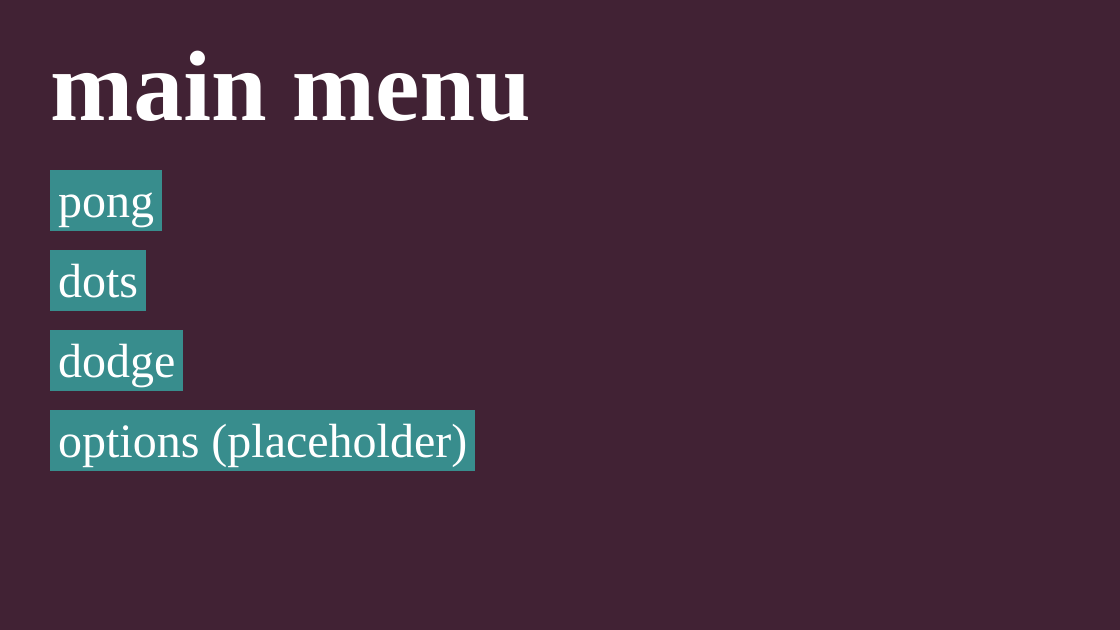
Frame 1 (no input)
Frame 60 (no input): identical to frame 1, image omitted
Frame 120 (the mouse pressed at the canvas centre since frame 60): identical to frame 1, image omitted

The p5.js sketch that drew this single still picture (run headless with seeded random() and noise() and a simulated clock; from frame 60 on, the mouse is pressed at the canvas centre):

// p5.js sketch
// ── sketch.js
let stage = "main menu setup";
let button1;
let button2;
let button3;
let button4;
let button5;

let startButton;

let paused = false;

let pauseButton;
let pauseResume;
let pauseMainMenu;
let pauseOptions; //placeholder

let pongData = [200,35*9,6,3,0];//[ballX, ballY, dx, dy,paddleY]
let pongLives = 5;
let pongScore = 0;
let pongMaxScore = 0;

let dotsX = 30;
let dotsY = 30;
let dotsR = 20;
let dotsTimer = 30;
let dotsScore = 0;
let dotsMaxScore = 0;
let dotsButton;

let dodgeData = []; //dx,dy,x,y,r
let dodgeTimer = 3;
let dodgeScore = 0;
let dodgeIntensity = 0.1;
let dodgeMaxScore = 0;

let cbg = "#412234"
let cbg2 = "#2E4052"

let cbutton = "#388D8D"
let cbb = "#00000000"

let ctext = "#FFFFFF"
let cstroke = "#FFFFFF"
let cspecial = "#FFAD0A"
let cx = "#42D9C8"


function setup() {
  let canvasWidth = 70;
  createCanvas(canvasWidth*16, canvasWidth*9);
  textFont("Bahnschrift Light");
  textStyle(BOLD)
  background(cbg);
  
  //textAlign(LEFT,BASELINE)
}

function draw() {
  textAlign(LEFT,BASELINE)
  if (stage=="main menu setup") {
    textAlign(LEFT,BASELINE)
    removeElements();
    background(cbg);
    fill(ctext)
    //fill("black")
    
    let titleTextSize = 100;
    let buttonTextSize = "48px";
    let leftMargin = 50;
    let upMargin = 120;
    let spc = 80;
    
    textSize(titleTextSize);
    text("main menu", leftMargin,upMargin);
    upMargin +=50;
    
    button1 = createButton("pong");
    button1.style("font-family", "Bahnschrift Light");
    button1.style("font-size", buttonTextSize);
    button1.style("background-color",cbutton)
    button1.style("color",ctext)
    button1.style("border-color",cbb)
    button1.position(leftMargin,upMargin);
    upMargin +=spc;
    
    button2 = createButton("dots");
    button2.style("font-family", "Bahnschrift Light");
    button2.style("font-size", buttonTextSize);
    button2.style("background-color",cbutton)
    button2.style("color",ctext)
    button2.style("border-color",cbb)
    button2.position(leftMargin,upMargin);
    upMargin +=spc;
    
    button3 = createButton("dodge");
    button3.style("font-family", "Bahnschrift Light");
    button3.style("font-size", buttonTextSize);
    button3.style("background-color",cbutton)
    button3.style("color",ctext)
    button3.style("border-color",cbb)
    button3.position(leftMargin,upMargin);
    upMargin +=spc;
    
    button4 = createButton("options (placeholder)");
    button4.style("font-family", "Bahnschrift Light");
    button4.style("font-size", buttonTextSize);
    button4.style("background-color",cbutton)
    button4.style("color",ctext)
    button4.style("border-color",cbb)
    button4.position(leftMargin,upMargin);
    upMargin +=spc;
    
//     button5 = createButton("quit");
//     button5.style("font-family", "Bahnschrift Light");
//     button5.style("font-size", buttonTextSize);
//     button5.position(leftMargin,upMargin);
//     upMargin +=spc;

    button1.mousePressed(b1);
    button2.mousePressed(b2);
    button3.mousePressed(b3);
    button4.mousePressed(b4);
    //button5.mousePressed(b5);
    
    stage = "main menu";
  }
  if (stage == "main menu") {
    //do nothing
  }
  
  if (stage == "pong setup") {
    removeElements();
    clear();
    background(cbg);
    
    //background("#00aaaa");
    //background("light blue");
    //line(width/2,0,width/2,height);
    textSize(100);
    text("pong game",width/2-255,height/2-50);
   
    pauseSetup();
    
    startSetup()
    
    pongData = [200,35*9,6,3,0];//[ballX, ballY, dx, dy,paddleY]
    pongLives = 5;
    pongScore = 0;
    pongMaxScore = 0;
    
    stage = "pong start"
    
    textSize(30)
  }
  if (stage == "pong restart") {
    removeElements();
    clear();
    background(cbg);
    
    pauseSetup();
    
    pongData = [200,35*9,6,3,0];//[ballX, ballY, dx, dy,paddleY]
    pongLives = 5;
    pongScore = 0;
    pongMaxScore = 0;
    
    stage = "pong game"
  }
  
  if (stage == "pong game") {
    let r=15;
    let length = 120;
    let barX = 100;
    clear()
    background(cbg);
    
    stroke(cstroke)
    fill(cbg2)
    rect(50,50,width-100,height-100)
    
    noStroke()
    fill(cx)
    circle(pongData[0],pongData[1],r*2);
    
    textAlign(CENTER,CENTER)
    fill("black")
    text(pongLives,pongData[0],pongData[1])
    
    let goalX = 1000;
    let goalY = height/2
    let goalR = 25;
    
    fill(cspecial)
    circle(goalX,goalY,goalR*2)
    
    const xmax = 70*16-50;
    const xmin = 50;
    const ymax = 70*9-50
    
    fill(cx)
    
    let recty = min(max(mouseY,xmin+length/2),ymax-length/2)-length/2;
    
    rect(100,recty,10,length);
    
    nfx = pongData[0]+pongData[2]*0.3; //nextframe x
    nfy = pongData[1]+pongData[3]*0.3
    
    if (barX-r < nfx && nfx < barX+r+10 && (mouseY-length/2-r)<nfy && nfy<(mouseY+length/2+r)) {
      pongData[2] = abs(pongData[2]);
      let dx = pongData[2]; let dy = pongData[3];
      let pongSpeed = sqrt(dx*dx + dy*dy);
      let angle =atan2(dy,dx);
      let adjust = (pongData[1]-mouseY)/length
      angle += adjust;
      
      pongData[2] = pongSpeed*cos(angle);
      pongData[3] = pongSpeed*sin(angle);
    }
    
    let dGoal = sqrt((nfx-goalX)**2+(nfy-goalY)**2)
    
    if (dGoal<goalR+r+5) {
      pongScore++;
      let dx = pongData[2]; let dy = pongData[3];
      let pongSpeed = sqrt(dx*dx + dy*dy);
      pongSpeed *=1.03;
      
      let angle = atan2(pongData[0]-goalX,pongData[1]-goalY);
      
      pongData[2] = pongSpeed*cos(angle);
      pongData[3] = pongSpeed*sin(angle);
      
      if (nfx<goalX) pongData[2] = -abs(pongData[2]);
      if (nfx>goalX) pongData[2] = abs(pongData[2]);
      
      if (nfy<goalY) pongData[3] = -abs(pongData[3]);
      if (nfy>goalY) pongData[3] = abs(pongData[3]);
      
    }
    
    if (pongData[0]>xmax-r) pongData[2]*=-1;
    if (pongData[0]<xmin+r) { 
      pongData[2]*=-1;
      pongLives--;
    }
    
    if (pongData[1]>ymax-r || pongData[1]<xmin+r) pongData[3]*=-1;
    
    pongData[0] += pongData[2];
    pongData[1] += pongData[3];
    
    if (pongScore>pongMaxScore) pongMaxScore=pongScore;
    
    textAlign(LEFT,BASELINE)
    fill(ctext)
    textSize(30)
    text("lives: "+pongLives,50,40);
    text("your score: "+pongScore,400,40)
    text("high score: "+pongMaxScore,750,40)
    
    if (pongLives <=0) {
        stage = "pong game over"
        
        fill("black")
        textSize(100);
    
        text("game over",width/2-245,height/2-20)
        textAlign(CENTER,CENTER)
        
        restartSetup()
    }
  }
  
  if (stage == "dots setup") {
    removeElements();
    clear();
    background(cbg);
    //line(width/2,0,width/2,height);
    textSize(100);
    text("dots game",width/2-235,height/2-50);
   
    pauseSetup();
    
    startSetup()
    
    dotsX = random(70*15)+35;
    dotsY = random(70*8)+35;
    dotsR = random(40, 100);
    dotsTimer = 30;
    dotsScore = 0;
    
    stage = "dots start"
    
    textSize(30)
  }
  if (stage == "dots restart") {
    removeElements();
    clear();
    background(cbg);
   
    pauseSetup();
    
    dotsX = random(70*15)+35;
    dotsY = random(70*8)+35;
    dotsR = random(40, 100);
    dotsTimer = 30;
    dotsScore = 0;
    
    stage = "dots game"
    
    textSize(30)
  }
  if (stage == "dots game") {
    background(cbg);
    //dotsTimer
    fill(ctext)
    textAlign(CENTER, CENTER);
    textSize(100);
    text(dotsTimer, width/2, height/2);
    
    fill(cspecial)
    noStroke()
    circle(dotsX, dotsY, dotsR);
    
    fill(ctext)
    
    if (frameCount % 60 == 0 && dotsTimer > 0) {
      dotsTimer --;
    }
    if (dotsTimer == 0) {
      removeElements();
      clear();
      background(cbg)
      text("game over",width/2,height/2-50);
      
      textSize(40)
      text("score: " + dotsScore, width/2, height/2+100);
      text("high score: " + dotsMaxScore, width/2, height/2+150)
      
      if (dotsScore==dotsMaxScore) text("new high score!", width/2, height/2+200)
      
      restartSetup()
      
      stage = "dots game over"
    }

    //dotsScore
    if (dotsTimer!=0) {
      textSize(50);
      if (dotsScore>dotsMaxScore) dotsMaxScore=dotsScore;
      text("score: " + dotsScore, width/2+200, 40);
      text("high score: " + dotsMaxScore, width/2-200, 40)
    }

    //Dots
    var distance = dist(mouseX, mouseY, dotsX,dotsY);

    if (distance <= dotsR/2 && dotsTimer != 0) {
      dotsX = random(70*15)+35;
      dotsY = random(70*8-100)+35;
      dotsR = random(40, 100);
      dotsScore += 1;
    }
  }
  
  if (stage == "dodge setup") {
    removeElements();
    clear();
    background(cbg);
    //background("#00aaaa");
    //line(width/2,0,width/2,height);
    textSize(100);
    text("dodge game",width/2-255,height/2-50);
   
    pauseSetup();
    
    startSetup()
    
    dodgeData = [];
    dodgeTimer = 3;
    dodgeIntensity = 0.1;
    dodgeScore = 0;
    
    stage = "dodge start"
    
    textSize(30)
  }
  if (stage == "dodge restart") {
    removeElements();
    clear();
    background(cbg);
   
    pauseSetup();
    
    dodgeData = [];
    dodgeTimer = 3;
    dodgeIntensity = 0.1;
    dodgeScore = 0;
    
    stage = "dodge game"
    
    textSize(30)
  }
  
  if (stage == "dodge game") {
    textAlign(LEFT,BASELINE)
    clear();
    background(cbg);
    let mr = 7.5;
    
    fill(cbg)
    stroke(ctext)
    rect(50,50,width-100,height-100)
    
    noStroke()
    fill(ctext)
    text("dodgeballs in: "+dodgeTimer,50,40);
    text("your score: "+dodgeScore,400,40)
    text("high score: "+dodgeMaxScore,750,40)
    
    const xmax = 70*16-50;
    const xmin = 50;
    const ymax = 70*9-50
    
    let mx = min(max(mouseX,xmin+mr),xmax-mr);
    let my = min(max(mouseY,xmin+mr),ymax-mr);
    fill(cx)
    circle(mx,my,mr*2);
    fill(cspecial);
    
    if (frameCount % 60 == 0 && dodgeTimer > 0) {
      dodgeTimer--;
      dodgeScore++;
      if (dodgeScore>dodgeMaxScore) dodgeMaxScore=dodgeScore;
    }
    
    if (dodgeTimer==0) {
      let zone=100;
      let v = 1+random(5,10)*2*dodgeIntensity;
      let r = random(10,20)+10*dodgeIntensity;
      
      for (let i=0;i<1+10*dodgeIntensity;i++) {
        let dir = random(0,2*PI);
    
        if ((mx+cos(dir)*zone>50+r)&&(mx+cos(dir)*zone<16*70-50-r)&&(my+sin(dir)*zone>50+r)&&(my+sin(dir)*zone<9*70-50-r)) {
          dodgeData.push([cos(dir)*v,sin(dir)*v,cos(dir)*zone+mx,sin(dir)*zone+my,r])
        }
        else i--;
      }
      dodgeTimer = 10;
      dodgeIntensity+=0.03;
    }
    
    for (let i=0;i<dodgeData.length;i++) {
      let r = dodgeData[i][4];
      circle(dodgeData[i][2],dodgeData[i][3],r*2);
      if (dodgeData[i][2]>xmax-r || dodgeData[i][2]<xmin+r) dodgeData[i][0]*=-1;
      if (dodgeData[i][3]>ymax-r || dodgeData[i][3]<xmin+r) dodgeData[i][1]*=-1;
      dodgeData[i][2]+=dodgeData[i][0];
      dodgeData[i][3]+=dodgeData[i][1];
    }
    fill("white")
    
    for (let i=0;i<dodgeData.length;i++) {
      let r = dodgeData[i][4];
      let dx = mx-dodgeData[i][2];
      let dy = my-dodgeData[i][3];
      if (sqrt(dx*dx+dy*dy)<r+mr/2) {
        stage = "dodge game over"
        
        fill(ctext)
        textSize(100);
    
        text("game over",width/2-245,height/2-20)
        textAlign(CENTER,CENTER)
        
        restartSetup()
      }
    }
  }
  
  if (matchAll(stage,"pause").length!=0) {
    pauseButton.hide();
    pauseMainMenu.show();
    pauseResume.show();
  }
  
}

function restartGame() {
  if (matchAll(stage, "over").length!=0) {
    switch(stage) {
      case "dodge game over":
        stage = "dodge restart";
        break;
      case "dots game over":
        stage = "dots restart"
        break;
      case "pong game over":
        stage = "pong restart"
        break; 
    }
  }
  resumeFunc()
  restartButton.hide();
}

function startGame() {
  if (matchAll(stage, "start").length!=0) {
    switch(stage) {
      case "dodge start":
        stage = "dodge game";
        break;
      case "dots start":
        stage = "dots game"
        break;
      case "pong start":
        stage = "pong game"
        break; 
    }
    startButton.hide();
  }
}

function b1() {
  if (stage=="main menu") 
    stage = "pong setup";
}
function b2() {
  if (stage=="main menu") 
  stage = "dots setup";
}
function b3() {
  if (stage=="main menu") 
  stage = "dodge setup";
}
function b4() {
  print("b4");//placeholder
  //if (stage=="main menu") 
  //stage = "options setup";
}
function b5() {
  print("b5");//placeholder
}

function pauseSetup() {
  let mid = width/2-40;
  //let  =
  pauseButton = createButton("Pause");
  pauseButton.style("font-family", "Bahnschrift Light");
  pauseButton.style("font-size", "25px");
  pauseButton.style("background-color",cbutton)
  pauseButton.style("color",ctext)
  pauseButton.style("border-color",cbb)
  pauseButton.position (1000,10);
  
  pauseResume = createButton("Resume");
  pauseResume.style("font-family", "Bahnschrift Light");
  pauseResume.style("font-size", "25px");
  pauseResume.style("background-color",cbutton)
  pauseResume.style("color",ctext)
  pauseResume.style("border-color",cbb)
  pauseResume.position (mid,200);
  
  pauseMainMenu = createButton("Main Menu");
  pauseMainMenu.style("font-family", "Bahnschrift Light");
  pauseMainMenu.style("font-size", "25px");
  pauseMainMenu.style("background-color",cbutton)
  pauseMainMenu.style("color",ctext)
  pauseMainMenu.style("border-color",cbb)
  pauseMainMenu.position (mid,250);
  
  pauseButton.mousePressed(pauseFunc);
  pauseResume.mousePressed(resumeFunc);
  pauseMainMenu.mousePressed(mainMenuFunc);
  pauseResume.hide();
  pauseMainMenu.hide();
}

function restartSetup() {
  restartButton = createButton("restart!");
  restartButton.style("font-family", "Bahnschrift Light");
  restartButton.style("font-size", "48px");
  restartButton.position(width/2-90,height/2);
  
  restartButton.style("background-color",cbutton)
  restartButton.style("color",ctext)
  restartButton.style("border-color",cbb)

  restartButton.mousePressed(restartGame)
}

function startSetup() {
  startButton = createButton("start!");
  startButton.style("font-family", "Bahnschrift Light");
  startButton.style("font-size", "48px");
  startButton.position(width/2-65,height/2);
  
  startButton.style("background-color",cbutton)
  startButton.style("color",ctext)
  startButton.style("border-color",cbb)

  startButton.mousePressed(startGame)
}

function pauseFunc() {
  paused = true;
  //rect(0,0,width,height)
  //background("#ffffff66")
  switch(stage) {
    case "pong game":
      stage="pong pause";
      break;
    case "dots game":
      stage="dots pause";
      break;
    case "dodge game":
      stage="dodge pause";
      break;
  }
  
  pauseButton.hide();
  pauseResume.show();
  pauseMainMenu.show();
}

function resumeFunc() {
  paused = false;
  //background("#00000066")
  
  pauseResume.hide();
  pauseMainMenu.hide();
  pauseButton.show()
  //pauseOptions.hide();
  
  switch(stage) {
    case "pong pause":
      stage="pong game";
      break;
    case "dots pause":
      stage="dots game";
      break;
    case "dodge pause":
      stage="dodge game";
      break;
  }
}

function mainMenuFunc() {
  stage = "main menu setup";
  pauseResume.hide();
  pauseMainMenu.hide();
}
  
function keyPressed() {
  if (keyCode === ESCAPE) {
    if (matchAll(stage,"pause").length!=0) { //if paused, then resume 
      resumeFunc();
      return;
    }
    if (matchAll(stage,"game").length!=0) {//if gaming, then pause 
      pauseFunc();
      return;
    }
    if (matchAll(stage,"start").length!=0) {//if gaming, then pause 
      if (paused) resumeFunc()
      else pauseFunc()
      return;
    }
  }
}
